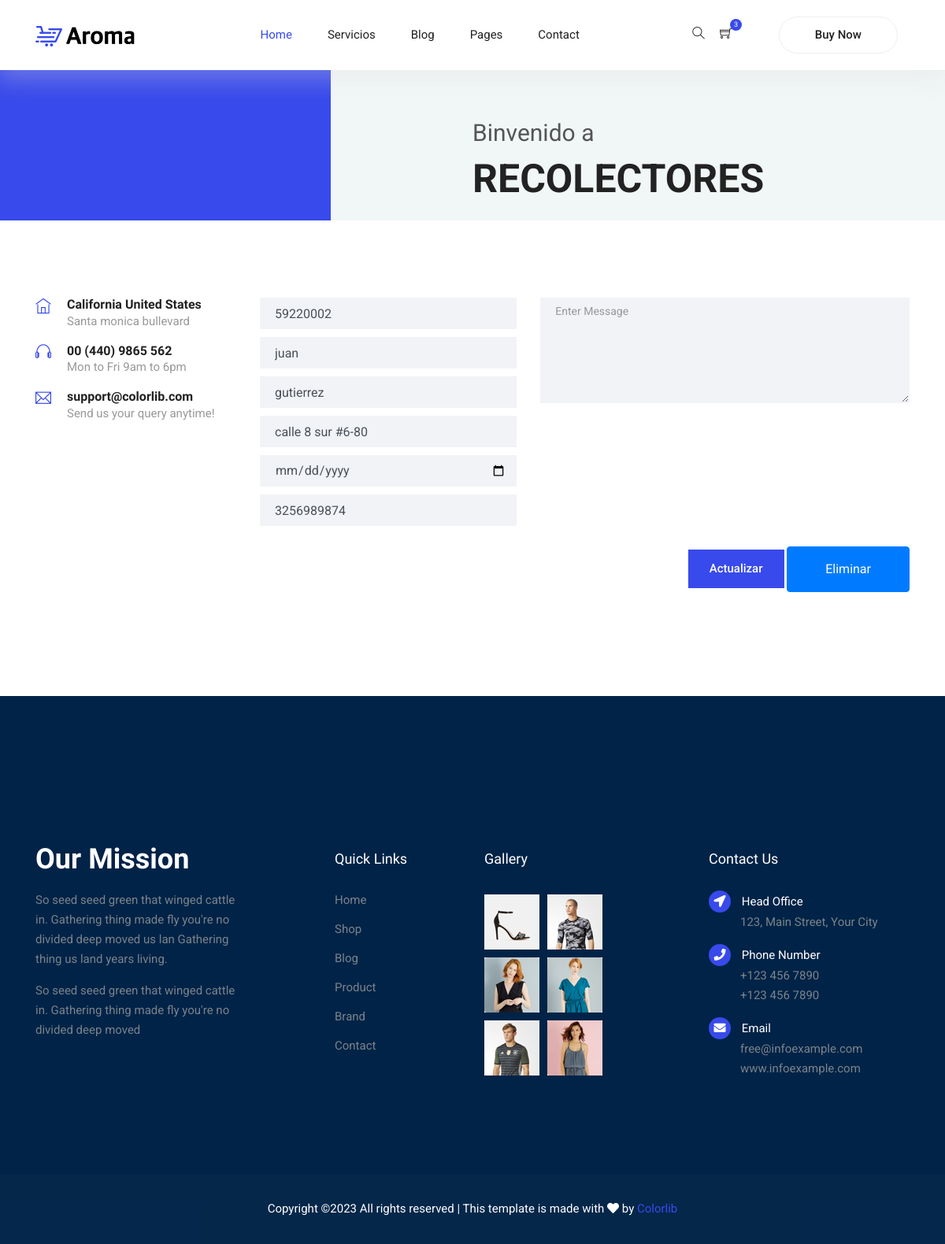
Screenshot of /recolector/ver/3 with the database file from the repository.
### recolector/models.py (models this page shows, shortened)
class Recolector(models.Model):
    cedula = models.CharField(
        max_length=12, unique=True, verbose_name='Cedula')
    nombres = models.CharField(max_length=150, verbose_name='Nombres')
    apellido = models.CharField(max_length=150, verbose_name='Apellido')
    direccion = models.CharField(max_length=150, verbose_name='Direccion')
    fNacimiento = models.DateField(
        null=True, blank=True, verbose_name='Fecha de cumpleaños')
    telefono = models.CharField(
        max_length=10, null=True, blank=True, verbose_name='Telefono')
    creado = models.DateTimeField(auto_now_add=True, verbose_name='Creado')
    actualizado = models.DateTimeField(
        auto_now=True, verbose_name='actualizado')
    class Meta:
        verbose_name = 'Recolector'
        verbose_name_plural = 'Recolectores'

### recolector/views.py (the view, shortened to what this page needs)
# urls.py: path('ver/<int:pk>', views.editar, name='ver_recolector'),
def editar(request, pk):
    recolector = Recolector.objects.get(pk=pk)
    return render(request, 'recolector/editar.html', {
        'title': 'Recolectores',
        'recolector': recolector
    })

### recolector/templates/recolector/editar.html (shortened to what this page needs)
{% extends 'layouts/layout.html' %}
{% block content %}
{% load static %}
    <section class="section-margin--small">
        <div class="container">
          <div class="d-none d-sm-block mb-5 pb-4">
          <div class="row">
            <div class="col-md-4 col-lg-3 mb-4 mb-md-0">
              <div class="media contact-info">
                <span class="contact-info__icon"><i class="ti-home"></i></span>
                <div class="media-body">
                  <h3>California United States</h3>
                  <p>Santa monica bullevard</p>
                </div>
              </div>
              <div class="media contact-info">
                <span class="contact-info__icon"><i class="ti-headphone"></i></span>
                <div class="media-body">
                  <h3><a href="tel:454545654">00 (440) 9865 562</a></h3>
                  <p>Mon to Fri 9am to 6pm</p>
                </div>
              </div>
              <div class="media contact-info">
                <span class="contact-info__icon"><i class="ti-email"></i></span>
                <div class="media-body">
                  <h3><a href="mailto:support@colorlib.com">support@colorlib.com</a></h3>
                  <p>Send us your query anytime!</p>
                </div>
              </div>
            </div>
            <div class="col-md-8 col-lg-9">
              <form action="#/" class="form-contact contact_form" action="contact_process.php" method="post" id="contactForm" novalidate="novalidate">
                <div class="row">
                  <div class="col-lg-5">
                    <div class="form-group">
                      <input class="form-control" name="cedula" id="name" type="text" placeholder="Cedula" value="{{recolector.cedula}}">
                    </div>
                    <div class="form-group">
                      <input class="form-control" name="nombres" id="email" type="text" placeholder="Nombres" value="{{recolector.nombres}}">
                    </div>
                    <div class="form-group">
                      <input class="form-control" name="apellidos" id="subject" type="text" placeholder="Apellidos" value="{{recolector.apellido}}">
                    </div>
                    <div class="form-group">
                        <input class="form-control" name="direccion" id="subject" type="text" placeholder="Dirección" value="{{recolector.direccion}}">
                    </div>
                    <div class="form-group">
                        <input class="form-control" name="fecnac" id="subject" type="date" placeholder="Fecha de nacimiento" value="{{recolector.fNacimiento}}">
                    </div>
                    <div class="form-group">
                        <input class="form-control" name="telefono" id="subject" type="text" placeholder="Teléfono" value="{{recolector.telefono}}">
                    </div>
                  </div>
                  <div class="col-lg-7">
                    <div class="form-group">
                        <textarea class="form-control different-control w-100" name="message" id="message" cols="30" rows="5" placeholder="Enter Message"></textarea>
                    </div>
                  </div>
                </div>
                <div class="form-group text-center text-md-right mt-3">
                  <button type="submit" class="button button--active button-contactForm">Actualizar</button>
                  <input type="button" class="btn btn-primary px-5 py-3 rounded-pill" onclick="eliminarRecolector({{recolector.pk}})" value="Eliminar" />
                </div>
              </form>
            </div>
          </div>
        </div>
      </section>
{% endblock %}

### mainapp/static/css/style.css (style rules this page uses)
body { color:#777;font-family:"Roboto",sans-serif;font-size:15px;font-weight:400;line-height:1.667 }
button { cursor:pointer }
h1,h2,h3,h4,h5,h6 { font-family:"Oswald",sans-serif;color:#222;line-height:1.1 }
h3,.h3 { font-size:26px;font-weight:600 }
@media (min-width: 600px) { h3,.h3 { font-size:36px } }
a { display:inline-block }
.section-margin--small { margin:35px 0 }
@media (min-width: 1000px) { .section-margin--small { margin:98px 0 } }
.button { display:inline-block;border:1px solid #384aeb;border-radius:30px;color:#222;font-weight:500;padding:12px 50px;background:#384aeb;color:#fff;transition:all .4s ease }
.button--active { background:#384aeb;color:#fff }
.button-contactForm { border:1px solid #384aeb !important;border-radius:0;padding:11px 26px }
.contact-info__icon { margin-right:20px }
.contact-info__icon i,.contact-info__icon span { color:#384aeb;font-size:20px }
.contact-info .media-body h3 { font-size:16px;margin-bottom:0 }
.contact-info .media-body h3 a { color:#222 }
.contact-info .media-body p { color:#999999 }
.form-contact .form-group { margin-bottom:10px }
.form-contact .form-control { border-radius:0;height:40px;padding-left:18px;border-color:transparent;background:rgba(130,139,178,0.1) }
.form-contact .form-control::placeholder { font-size:14px;color:#999999 }
.form-contact .different-control { height:100% !important }
.form-contact button { border:0 }

### rows the page displays
Recolector: cedula "59220002", nombres "juan", apellidos "gutierrez", direccion "calle 8 sur #6-80", telefono "3256989874"

### other values shown
{{ title }} "RECOLECTORES"
